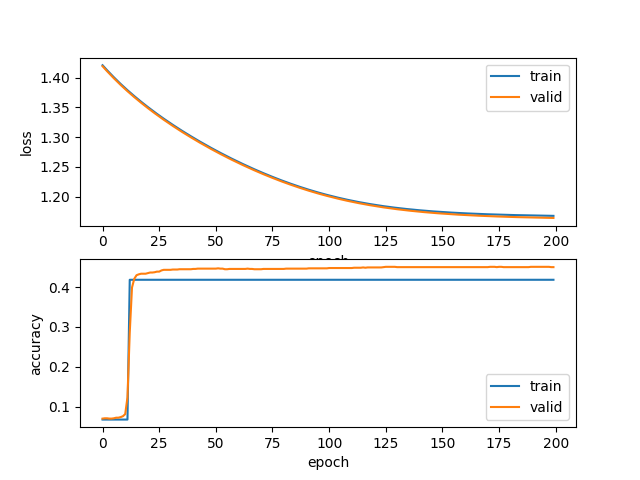

The Python source for this figure:
import numpy as np
import pandas as pd
from sklearn.feature_extraction.text import CountVectorizer
from torch.utils.data import TensorDataset, DataLoader
import re
import torch
import torch.nn as nn
import torch.optim as optim
import torch.nn.functional as F
from tqdm import tqdm
from torch.utils.tensorboard import SummaryWriter
from matplotlib import pyplot as plt

class RNN(nn.Module):
    def __init__(self,vocab_size,emb_size,padding_idx,output_size,hidden_size):
        super(RNN,self).__init__()
        self.hidden_size = hidden_size
        self.emb = nn.Embedding(vocab_size,emb_size,padding_idx=padding_idx)
        self.rnn = nn.RNN(emb_size,hidden_size,batch_first =True)
        self.fc = torch.nn.Linear(hidden_size,output_size)

    def forward(self,x,h=None):
        self.batch_size = x.size()[0]
        hidden = self.init_hidden() 
        x = self.emb(x)
        y,h = self.rnn(x,h)
        y = y[:,-1,:] # 最後のステップ
        y = self.fc(y)
        #y = F.softmax(y,dim=1)
        return y
    
    def init_hidden(self):
        hidden = torch.zeros(1, self.batch_size, self.hidden_size)
        return hidden

        
def remove_mark(sentence):
    specialChars = "!?#$%^&*().\"'" 
    sentence = sentence.replace('.','')
    for specialChar in specialChars:
        sentence = sentence.replace(specialChar, '')
    return sentence
    
def get_id(sentence):
  r = []
  for word in sentence:
    r.append(d.get(word,0))
  return r

def df2id(df):
  ids = []
  for s in df.iloc[:,1].str.lower():
    s=remove_mark(s)
    ids.append(get_id(s.split()))
  return ids

def accuracy(pred, label):
  pred = np.argmax(pred.data.numpy(), axis=1)
  label = label.data.numpy()
  return (pred == label).mean()

def list2tensor(data, max_len):
  new = []
  for d in data:
    if len(d) > max_len:
      d = d[:max_len]
    else:
      d += [len(d)+1] * (max_len - len(d))
    new.append(d)
  return torch.tensor(new, dtype=torch.int64)

device = torch.device('cuda' if torch.cuda.is_available() else 'cpu')
print(device)

train_df = pd.read_table('ans50/train.tsv', header=None)
val_df   = pd.read_table('ans50/valid.tsv', header=None)
test_df  = pd.read_table('ans50/test.tsv', header=None)


vectorizer = CountVectorizer(min_df=2)
#大文字の単語を小文字にして抽出
train_title = train_df.iloc[:,1].str.lower()
cnt = vectorizer.fit_transform(train_title).toarray()
sm = cnt.sum(axis=0)
#print(sm)
idx = np.argsort(sm)[::-1]
words = np.array(vectorizer.get_feature_names())[idx]
d = dict()
for i in range(len(words)):
  d[words[i]] = i+1

X_train=df2id(train_df)
X_valid=df2id(val_df)
X_test=df2id(test_df)
Y_train = np.loadtxt('ans50/Y_train.txt')
Y_valid = np.loadtxt('ans50/Y_valid.txt')

V=len(d)+2
padding=len(d)+1
dw = 300
dh = 50
output_size =4

class RNN(nn.Module):
    def __init__(self,vocab_size,emb_size,padding_idx,output_size,hidden_size):
        super(RNN,self).__init__()
        self.hidden_size = hidden_size
        self.emb = nn.Embedding(vocab_size,emb_size,padding_idx=padding_idx)
        self.rnn = nn.RNN(emb_size,hidden_size,batch_first =True)
        self.fc = torch.nn.Linear(hidden_size,output_size)

    def forward(self,x,h=None):
        self.batch_size = x.size()[0]
        hidden = self.init_hidden() 
        x = self.emb(x)
        y,h = self.rnn(x,h)
        y = y[:,-1,:] # 最後のステップ
        y = self.fc(y)
        #y = F.softmax(y,dim=1)
        return y
    
    def init_hidden(self):
        hidden = torch.zeros(1, self.batch_size, self.hidden_size)
        return hidden

model=RNN(V,dw,padding,output_size,dh).to(device)

X_train = list2tensor(X_train,10)
Y_train = torch.tensor(Y_train, dtype = torch.int64)

X_valid = list2tensor(X_valid,10).to(device)
Y_valid = torch.tensor(Y_valid, dtype = torch.int64)

ds = TensorDataset(X_train.to(device), Y_train.to(device))
loader = DataLoader(ds, batch_size= 1024, shuffle=True)

loss_fn = nn.CrossEntropyLoss()
optimizer = optim.SGD(model.parameters(), lr=1e-2)

fig = plt.figure()
ax= fig.subplots(2)
train_acc_list = []
train_loss_list =[]

valid_acc_list = []
valid_loss_list = []

for epoch in tqdm(range(200)):
    for xx, yy in loader:
        y_pred = model(xx)
        loss = loss_fn(y_pred, yy)
        optimizer.zero_grad()
        loss.backward()
        optimizer.step()
    
    with torch.no_grad():
        Y_pred = model(X_train.to(device))
        loss = loss_fn(Y_pred,Y_train.to(device))
        
        Y_pred = Y_pred.cpu()
        Y_train = Y_train.cpu()
        score = accuracy(Y_pred,Y_train)

        loss_value = loss.cpu()
        train_acc_list.append(score)
        train_loss_list.append(loss_value)


        Y_pred = model(X_valid.to(device))
        Y_valid = Y_valid.to(device)
        loss = loss_fn(Y_pred,Y_valid)
        Y_pred = Y_pred.cpu()
        Y_valid = Y_valid.cpu()
        score = accuracy(Y_pred,Y_valid)

        loss_value = loss.cpu()
        valid_acc_list.append(score)
        valid_loss_list.append(loss_value)
        
    
fig = plt.figure()
ax= fig.subplots(2)
ax[0].plot(train_loss_list,label='train')
ax[1].plot(train_acc_list,label='train')
ax[0].plot(valid_loss_list,label='valid')
ax[1].plot(valid_acc_list,label='valid')

ax[0].set_xlabel('epoch')
ax[0].set_ylabel('loss')
ax[1].set_xlabel('epoch')
ax[1].set_ylabel('accuracy')

ax[0].legend()
ax[1].legend()
fig.savefig('83.png')